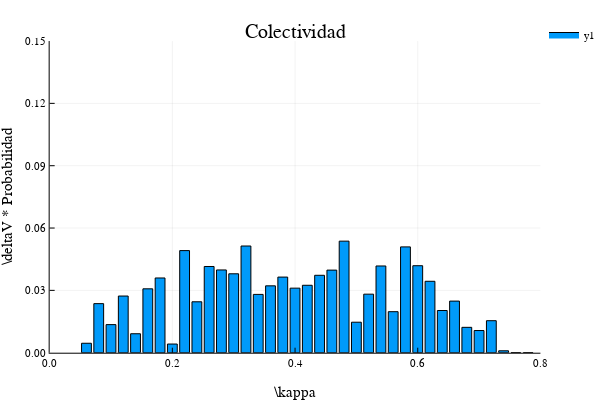

Notebook source saved alongside this figure:
### Markdown cell above
## Colectividad

### Code cell
# Los bins van de 0 a la fqcia más alta + 10%
top_κ = maximum(κ_modes_4xcp)
bins_κ = collect(0.05:.02:.8)

# Histograma ponderado
Wbins_κ_4xcp, Whis_κ_4xcp = JUMD.WeightedHist(κ_modes_4xcp, bins_κ, abs.(vgv_4xcp), true, false);

bar(Wbins_κ_4xcp, Whis_κ_4xcp,
    title = "Colectividad",
    xlims = (0, .8), ylims = (0, .15),
    yaxis = "\\deltaV * Probabilidad", xaxis = "\\kappa")

### Figure 1 — Plotly figure (JSON) as saved in the notebook; plotly's stock layout.template omitted (floating-point values rounded to 4 significant figures)
{"data": [{"fill": "tozeroy", "fillcolor": "rgba(0, 154, 250, 1.000)", "legendgroup": "y1", "line": {"color": "rgba(0, 0, 0, 1)", "dash": "solid", "width": 1}, "mode": "lines", "name": "y1", "showlegend": true, "type": "scatter", "x": [0.052, 0.052, 0.068, 0.068, 0.052, 0.052], "xaxis": "x", "y": [0.004548, 0, 0, 0.004548, 0.004548, 0.004548], "yaxis": "y"}, {"fill": "tozeroy", "fillcolor": "rgba(0, 154, 250, 1.000)", "legendgroup": "y1", "line": {"color": "rgba(0, 0, 0, 1)", "dash": "solid", "width": 1}, "mode": "lines", "name": "y1", "showlegend": false, "type": "scatter", "x": [0.072, 0.072, 0.088, 0.088, 0.072, 0.072], "xaxis": "x", "y": [0.02362, 0, 0, 0.02362, 0.02362, 0.02362], "yaxis": "y"}, {"fill": "tozeroy", "fillcolor": "rgba(0, 154, 250, 1.000)", "legendgroup": "y1", "line": {"color": "rgba(0, 0, 0, 1)", "dash": "solid", "width": 1}, "mode": "lines", "name": "y1", "showlegend": false, "type": "scatter", "x": [0.092, 0.092, 0.108, 0.108, 0.092, 0.092], "xaxis": "x", "y": [0.01351, 0, 0, 0.01351, 0.01351, 0.01351], "yaxis": "y"}, {"fill": "tozeroy", "fillcolor": "rgba(0, 154, 250, 1.000)", "legendgroup": "y1", "line": {"color": "rgba(0, 0, 0, 1)", "dash": "solid", "width": 1}, "mode": "lines", "name": "y1", "showlegend": false, "type": "scatter", "x": [0.112, 0.112, 0.128, 0.128, 0.112, 0.112], "xaxis": "x", "y": [0.02727, 0, 0, 0.02727, 0.02727, 0.02727], "yaxis": "y"}, {"fill": "tozeroy", "fillcolor": "rgba(0, 154, 250, 1.000)", "legendgroup": "y1", "line": {"color": "rgba(0, 0, 0, 1)", "dash": "solid", "width": 1}, "mode": "lines", "name": "y1", "showlegend": false, "type": "scatter", "x": [0.132, 0.132, 0.148, 0.148, 0.132, 0.132], "xaxis": "x", "y": [0.009126, 0, 0, 0.009126, 0.009126, 0.009126], "yaxis": "y"}, {"fill": "tozeroy", "fillcolor": "rgba(0, 154, 250, 1.000)", "legendgroup": "y1", "line": {"color": "rgba(0, 0, 0, 1)", "dash": "solid", "width": 1}, "mode": "lines", "name": "y1", "showlegend": false, "type": "scatter", "x": [0.152, 0.152, 0.168, 0.168, 0.152, 0.152], "xaxis": "x", "y": [0.03075, 0, 0, 0.03075, 0.03075, 0.03075], "yaxis": "y"}, {"fill": "tozeroy", "fillcolor": "rgba(0, 154, 250, 1.000)", "legendgroup": "y1", "line": {"color": "rgba(0, 0, 0, 1)", "dash": "solid", "width": 1}, "mode": "lines", "name": "y1", "showlegend": false, "type": "scatter", "x": [0.172, 0.172, 0.188, 0.188, 0.172, 0.172], "xaxis": "x", "y": [0.03597, 0, 0, 0.03597, 0.03597, 0.03597], "yaxis": "y"}, {"fill": "tozeroy", "fillcolor": "rgba(0, 154, 250, 1.000)", "legendgroup": "y1", "line": {"color": "rgba(0, 0, 0, 1)", "dash": "solid", "width": 1}, "mode": "lines", "name": "y1", "showlegend": false, "type": "scatter", "x": [0.192, 0.192, 0.208, 0.208, 0.192, 0.192], "xaxis": "x", "y": [0.004176, 0, 0, 0.004176, 0.004176, 0.004176], "yaxis": "y"}, {"fill": "tozeroy", "fillcolor": "rgba(0, 154, 250, 1.000)", "legendgroup": "y1", "line": {"color": "rgba(0, 0, 0, 1)", "dash": "solid", "width": 1}, "mode": "lines", "name": "y1", "showlegend": false, "type": "scatter", "x": [0.212, 0.212, 0.228, 0.228, 0.212, 0.212], "xaxis": "x", "y": [0.04914, 0, 0, 0.04914, 0.04914, 0.04914], "yaxis": "y"}, {"fill": "tozeroy", "fillcolor": "rgba(0, 154, 250, 1.000)", "legendgroup": "y1", "line": {"color": "rgba(0, 0, 0, 1)", "dash": "solid", "width": 1}, "mode": "lines", "name": "y1", "showlegend": false, "type": "scatter", "x": [0.232, 0.232, 0.248, 0.248, 0.232, 0.232], "xaxis": "x", "y": [0.02451, 0, 0, 0.02451, 0.02451, 0.02451], "yaxis": "y"}, {"fill": "tozeroy", "fillcolor": "rgba(0, 154, 250, 1.000)", "legendgroup": "y1", "line": {"color": "rgba(0, 0, 0, 1)", "dash": "solid", "width": 1}, "mode": "lines", "name": "y1", "showlegend": false, "type": "scatter", "x": [0.252, 0.252, 0.268, 0.268, 0.252, 0.252], "xaxis": "x", "y": [0.04149, 0, 0, 0.04149, 0.04149, 0.04149], "yaxis": "y"}, {"fill": "tozeroy", "fillcolor": "rgba(0, 154, 250, 1.000)", "legendgroup": "y1", "line": {"color": "rgba(0, 0, 0, 1)", "dash": "solid", "width": 1}, "mode": "lines", "name": "y1", "showlegend": false, "type": "scatter", "x": [0.272, 0.272, 0.288, 0.288, 0.272, 0.272], "xaxis": "x", "y": [0.03983, 0, 0, 0.03983, 0.03983, 0.03983], "yaxis": "y"}, {"fill": "tozeroy", "fillcolor": "rgba(0, 154, 250, 1.000)", "legendgroup": "y1", "line": {"color": "rgba(0, 0, 0, 1)", "dash": "solid", "width": 1}, "mode": "lines", "name": "y1", "showlegend": false, "type": "scatter", "x": [0.292, 0.292, 0.308, 0.308, 0.292, 0.292], "xaxis": "x", "y": [0.03799, 0, 0, 0.03799, 0.03799, 0.03799], "yaxis": "y"}, {"fill": "tozeroy", "fillcolor": "rgba(0, 154, 250, 1.000)", "legendgroup": "y1", "line": {"color": "rgba(0, 0, 0, 1)", "dash": "solid", "width": 1}, "mode": "lines", "name": "y1", "showlegend": false, "type": "scatter", "x": [0.312, 0.312, 0.328, 0.328, 0.312, 0.312], "xaxis": "x", "y": [0.05135, 0, 0, 0.05135, 0.05135, 0.05135], "yaxis": "y"}, {"fill": "tozeroy", "fillcolor": "rgba(0, 154, 250, 1.000)", "legendgroup": "y1", "line": {"color": "rgba(0, 0, 0, 1)", "dash": "solid", "width": 1}, "mode": "lines", "name": "y1", "showlegend": false, "type": "scatter", "x": [0.332, 0.332, 0.348, 0.348, 0.332, 0.332], "xaxis": "x", "y": [0.02806, 0, 0, 0.02806, 0.02806, 0.02806], "yaxis": "y"}, {"fill": "tozeroy", "fillcolor": "rgba(0, 154, 250, 1.000)", "legendgroup": "y1", "line": {"color": "rgba(0, 0, 0, 1)", "dash": "solid", "width": 1}, "mode": "lines", "name": "y1", "showlegend": false, "type": "scatter", "x": [0.352, 0.352, 0.368, 0.368, 0.352, 0.352], "xaxis": "x", "y": [0.03218, 0, 0, 0.03218, 0.03218, 0.03218], "yaxis": "y"}, {"fill": "tozeroy", "fillcolor": "rgba(0, 154, 250, 1.000)", "legendgroup": "y1", "line": {"color": "rgba(0, 0, 0, 1)", "dash": "solid", "width": 1}, "mode": "lines", "name": "y1", "showlegend": false, "type": "scatter", "x": [0.372, 0.372, 0.388, 0.388, 0.372, 0.372], "xaxis": "x", "y": [0.0364, 0, 0, 0.0364, 0.0364, 0.0364], "yaxis": "y"}, {"fill": "tozeroy", "fillcolor": "rgba(0, 154, 250, 1.000)", "legendgroup": "y1", "line": {"color": "rgba(0, 0, 0, 1)", "dash": "solid", "width": 1}, "mode": "lines", "name": "y1", "showlegend": false, "type": "scatter", "x": [0.392, 0.392, 0.408, 0.408, 0.392, 0.392], "xaxis": "x", "y": [0.03107, 0, 0, 0.03107, 0.03107, 0.03107], "yaxis": "y"}, {"fill": "tozeroy", "fillcolor": "rgba(0, 154, 250, 1.000)", "legendgroup": "y1", "line": {"color": "rgba(0, 0, 0, 1)", "dash": "solid", "width": 1}, "mode": "lines", "name": "y1", "showlegend": false, "type": "scatter", "x": [0.412, 0.412, 0.428, 0.428, 0.412, 0.412], "xaxis": "x", "y": [0.03246, 0, 0, 0.03246, 0.03246, 0.03246], "yaxis": "y"}, {"fill": "tozeroy", "fillcolor": "rgba(0, 154, 250, 1.000)", "legendgroup": "y1", "line": {"color": "rgba(0, 0, 0, 1)", "dash": "solid", "width": 1}, "mode": "lines", "name": "y1", "showlegend": false, "type": "scatter", "x": [0.432, 0.432, 0.448, 0.448, 0.432, 0.432], "xaxis": "x", "y": [0.03726, 0, 0, 0.03726, 0.03726, 0.03726], "yaxis": "y"}, {"fill": "tozeroy", "fillcolor": "rgba(0, 154, 250, 1.000)", "legendgroup": "y1", "line": {"color": "rgba(0, 0, 0, 1)", "dash": "solid", "width": 1}, "mode": "lines", "name": "y1", "showlegend": false, "type": "scatter", "x": [0.452, 0.452, 0.468, 0.468, 0.452, 0.452], "xaxis": "x", "y": [0.03975, 0, 0, 0.03975, 0.03975, 0.03975], "yaxis": "y"}, {"fill": "tozeroy", "fillcolor": "rgba(0, 154, 250, 1.000)", "legendgroup": "y1", "line": {"color": "rgba(0, 0, 0, 1)", "dash": "solid", "width": 1}, "mode": "lines", "name": "y1", "showlegend": false, "type": "scatter", "x": [0.472, 0.472, 0.488, 0.488, 0.472, 0.472], "xaxis": "x", "y": [0.05369, 0, 0, 0.05369, 0.05369, 0.05369], "yaxis": "y"}, {"fill": "tozeroy", "fillcolor": "rgba(0, 154, 250, 1.000)", "legendgroup": "y1", "line": {"color": "rgba(0, 0, 0, 1)", "dash": "solid", "width": 1}, "mode": "lines", "name": "y1", "showlegend": false, "type": "scatter", "x": [0.492, 0.492, 0.508, 0.508, 0.492, 0.492], "xaxis": "x", "y": [0.01468, 0, 0, 0.01468, 0.01468, 0.01468], "yaxis": "y"}, {"fill": "tozeroy", "fillcolor": "rgba(0, 154, 250, 1.000)", "legendgroup": "y1", "line": {"color": "rgba(0, 0, 0, 1)", "dash": "solid", "width": 1}, "mode": "lines", "name": "y1", "showlegend": false, "type": "scatter", "x": [0.512, 0.512, 0.528, 0.528, 0.512, 0.512], "xaxis": "x", "y": [0.02818, 0, 0, 0.02818, 0.02818, 0.02818], "yaxis": "y"}, {"fill": "tozeroy", "fillcolor": "rgba(0, 154, 250, 1.000)", "legendgroup": "y1", "line": {"color": "rgba(0, 0, 0, 1)", "dash": "solid", "width": 1}, "mode": "lines", "name": "y1", "showlegend": false, "type": "scatter", "x": [0.532, 0.532, 0.548, 0.548, 0.532, 0.532], "xaxis": "x", "y": [0.04174, 0, 0, 0.04174, 0.04174, 0.04174], "yaxis": "y"}, {"fill": "tozeroy", "fillcolor": "rgba(0, 154, 250, 1.000)", "legendgroup": "y1", "line": {"color": "rgba(0, 0, 0, 1)", "dash": "solid", "width": 1}, "mode": "lines", "name": "y1", "showlegend": false, "type": "scatter", "x": [0.552, 0.552, 0.568, 0.568, 0.552, 0.552], "xaxis": "x", "y": [0.01974, 0, 0, 0.01974, 0.01974, 0.01974], "yaxis": "y"}, {"fill": "tozeroy", "fillcolor": "rgba(0, 154, 250, 1.000)", "legendgroup": "y1", "line": {"color": "rgba(0, 0, 0, 1)", "dash": "solid", "width": 1}, "mode": "lines", "name": "y1", "showlegend": false, "type": "scatter", "x": [0.572, 0.572, 0.588, 0.588, 0.572, 0.572], "xaxis": "x", "y": [0.05093, 0, 0, 0.05093, 0.05093, 0.05093], "yaxis": "y"}, {"fill": "tozeroy", "fillcolor": "rgba(0, 154, 250, 1.000)", "legendgroup": "y1", "line": {"color": "rgba(0, 0, 0, 1)", "dash": "solid", "width": 1}, "mode": "lines", "name": "y1", "showlegend": false, "type": "scatter", "x": [0.592, 0.592, 0.608, 0.608, 0.592, 0.592], "xaxis": "x", "y": [0.04187, 0, 0, 0.04187, 0.04187, 0.04187], "yaxis": "y"}, {"fill": "tozeroy", "fillcolor": "rgba(0, 154, 250, 1.000)", "legendgroup": "y1", "line": {"color": "rgba(0, 0, 0, 1)", "dash": "solid", "width": 1}, "mode": "lines", "name": "y1", "showlegend": false, "type": "scatter", "x": [0.612, 0.612, 0.628, 0.628, 0.612, 0.612], "xaxis": "x", "y": [0.03437, 0, 0, 0.03437, 0.03437, 0.03437], "yaxis": "y"}, {"fill": "tozeroy", "fillcolor": "rgba(0, 154, 250, 1.000)", "legendgroup": "y1", "line": {"color": "rgba(0, 0, 0, 1)", "dash": "solid", "width": 1}, "mode": "lines", "name": "y1", "showlegend": false, "type": "scatter", "x": [0.632, 0.632, 0.648, 0.648, 0.632, 0.632], "xaxis": "x", "y": [0.02031, 0, 0, 0.02031, 0.02031, 0.02031], "yaxis": "y"}, {"fill": "tozeroy", "fillcolor": "rgba(0, 154, 250, 1.000)", "legendgroup": "y1", "line": {"color": "rgba(0, 0, 0, 1)", "dash": "solid", "width": 1}, "mode": "lines", "name": "y1", "showlegend": false, "type": "scatter", "x": [0.652, 0.652, 0.668, 0.668, 0.652, 0.652], "xaxis": "x", "y": [0.02484, 0, 0, 0.02484, 0.02484, 0.02484], "yaxis": "y"}, {"fill": "tozeroy", "fillcolor": "rgba(0, 154, 250, 1.000)", "legendgroup": "y1", "line": {"color": "rgba(0, 0, 0, 1)", "dash": "solid", "width": 1}, "mode": "lines", "name": "y1", "showlegend": false, "type": "scatter", "x": [0.672, 0.672, 0.688, 0.688, 0.672, 0.672], "xaxis": "x", "y": [0.01221, 0, 0, 0.01221, 0.01221, 0.01221], "yaxis": "y"}, {"fill": "tozeroy", "fillcolor": "rgba(0, 154, 250, 1.000)", "legendgroup": "y1", "line": {"color": "rgba(0, 0, 0, 1)", "dash": "solid", "width": 1}, "mode": "lines", "name": "y1", "showlegend": false, "type": "scatter", "x": [0.692, 0.692, 0.708, 0.708, 0.692, 0.692], "xaxis": "x", "y": [0.01067, 0, 0, 0.01067, 0.01067, 0.01067], "yaxis": "y"}, {"fill": "tozeroy", "fillcolor": "rgba(0, 154, 250, 1.000)", "legendgroup": "y1", "line": {"color": "rgba(0, 0, 0, 1)", "dash": "solid", "width": 1}, "mode": "lines", "name": "y1", "showlegend": false, "type": "scatter", "x": [0.712, 0.712, 0.728, 0.728, 0.712, 0.712], "xaxis": "x", "y": [0.01541, 0, 0, 0.01541, 0.01541, 0.01541], "yaxis": "y"}, {"fill": "tozeroy", "fillcolor": "rgba(0, 154, 250, 1.000)", "legendgroup": "y1", "line": {"color": "rgba(0, 0, 0, 1)", "dash": "solid", "width": 1}, "mode": "lines", "name": "y1", "showlegend": false, "type": "scatter", "x": [0.732, 0.732, 0.748, 0.748, 0.732, 0.732], "xaxis": "x", "y": [0.000923, 0, 0, 0.000923, 0.000923, 0.000923], "yaxis": "y"}, {"fill": "tozeroy", "fillcolor": "rgba(0, 154, 250, 1.000)", "legendgroup": "y1", "line": {"color": "rgba(0, 0, 0, 1)", "dash": "solid", "width": 1}, "mode": "lines", "name": "y1", "showlegend": false, "type": "scatter", "x": [0.752, 0.752, 0.768, 0.768, 0.752, 0.752], "xaxis": "x", "y": [0, 0, 0, 0, 0, 0], "yaxis": "y"}, {"fill": "tozeroy", "fillcolor": "rgba(0, 154, 250, 1.000)", "legendgroup": "y1", "line": {"color": "rgba(0, 0, 0, 1)", "dash": "solid", "width": 1}, "mode": "lines", "name": "y1", "showlegend": false, "type": "scatter", "x": [0.772, 0.772, 0.788, 0.788, 0.772, 0.772], "xaxis": "x", "y": [0, 0, 0, 0, 0, 0], "yaxis": "y"}], "layout": {"annotations": [{"font": {"color": "rgba(0, 0, 0, 1)", "family": "sans-serif", "size": 20}, "rotation": 0, "showarrow": false, "text": "Colectividad", "x": 0.5424, "xanchor": "center", "xref": "paper", "y": 1, "yanchor": "top", "yref": "paper"}], "height": 400, "legend": {"bgcolor": "rgba(255, 255, 255, 1.000)", "bordercolor": "rgba(0, 0, 0, 1)", "font": {"color": "rgba(0, 0, 0, 1)", "family": "sans-serif", "size": 11}, "tracegroupgap": 0, "x": 1, "y": 1}, "margin": {"b": 20, "l": 0, "r": 0, "t": 20}, "paper_bgcolor": "rgba(255, 255, 255, 1.000)", "plot_bgcolor": "rgba(255, 255, 255, 1.000)", "showlegend": true, "width": 600, "xaxis": {"anchor": "y", "domain": [0.09128, 0.9934], "gridcolor": "rgba(0, 0, 0, 0.1)", "gridwidth": 0.5, "linecolor": "rgba(0, 0, 0, 1)", "mirror": false, "range": [0, 0.8], "showgrid": true, "showline": true, "showticklabels": true, "tickangle": 0, "tickcolor": "rgb(0, 0, 0)", "tickfont": {"color": "rgba(0, 0, 0, 1)", "family": "sans-serif", "size": 11}, "tickmode": "array", "ticks": "inside", "ticktext": ["0.0", "0.2", "0.4", "0.6", "0.8"], "tickvals": [0, 0.2, 0.4, 0.6, 0.8], "title": "\\kappa", "titlefont": {"color": "rgba(0, 0, 0, 1)", "family": "sans-serif", "size": 15}, "type": "linear", "visible": true, "zeroline": false, "zerolinecolor": "rgba(0, 0, 0, 1)"}, "yaxis": {"anchor": "x", "domain": [0.07581, 0.9415], "gridcolor": "rgba(0, 0, 0, 0.1)", "gridwidth": 0.5, "linecolor": "rgba(0, 0, 0, 1)", "mirror": false, "range": [0, 0.15], "showgrid": true, "showline": true, "showticklabels": true, "tickangle": 0, "tickcolor": "rgb(0, 0, 0)", "tickfont": {"color": "rgba(0, 0, 0, 1)", "family": "sans-serif", "size": 11}, "tickmode": "array", "ticks": "inside", "ticktext": ["0.00", "0.03", "0.06", "0.09", "0.12", "0.15"], "tickvals": [0, 0.03, 0.06, 0.09, 0.12, 0.15], "title": "\\deltaV * Probabilidad", "titlefont": {"color": "rgba(0, 0, 0, 1)", "family": "sans-serif", "size": 15}, "type": "linear", "visible": true, "zeroline": false, "zerolinecolor": "rgba(0, 0, 0, 1)"}}}
